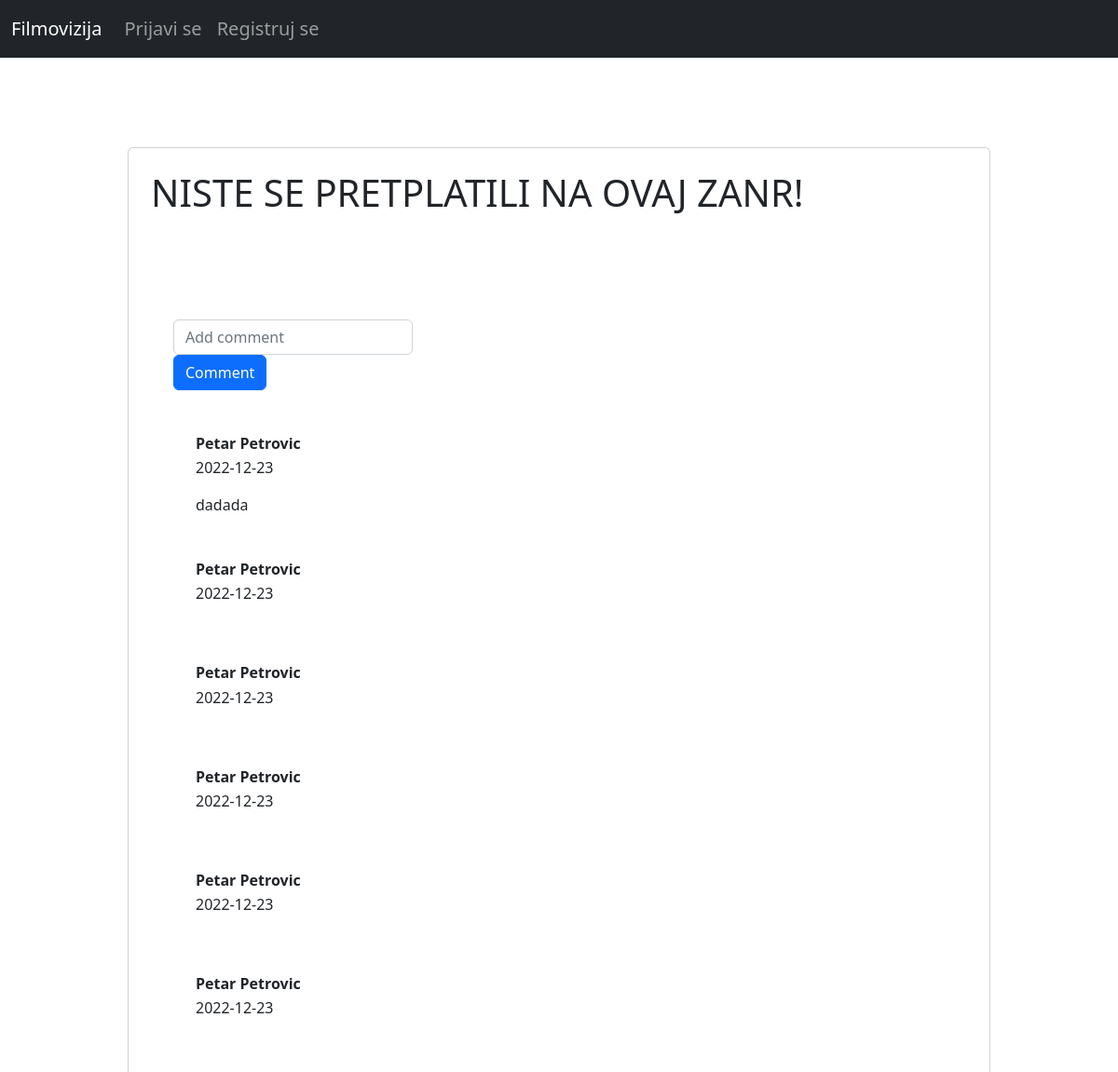
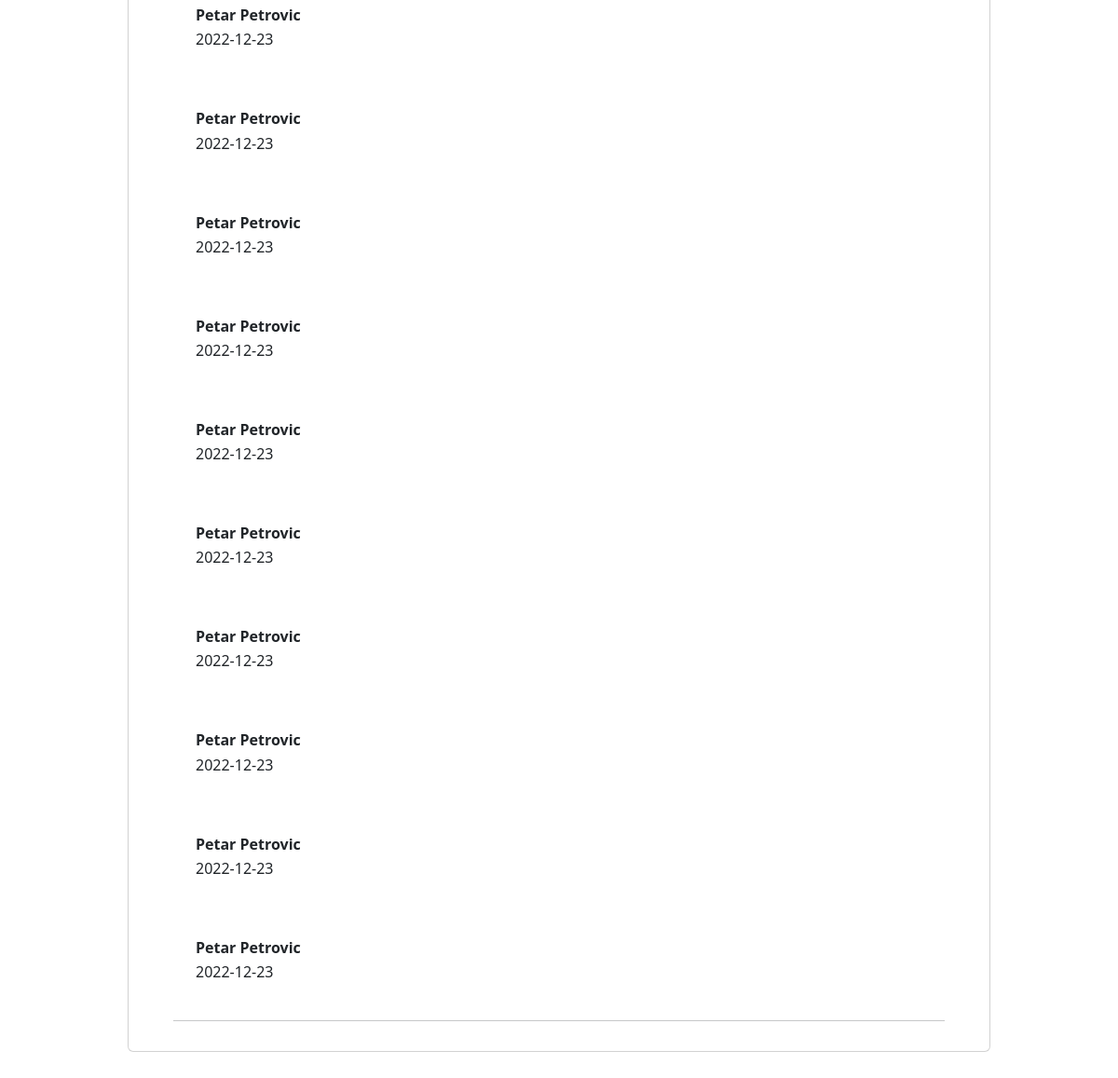
The page /pages/film.php?id=9 on the database its author committed (2 pictures, top to bottom).
### tables this page shows
CREATE TABLE `komentari` (
  `id` int(6) UNSIGNED NOT NULL,
  `email` varchar(50) NOT NULL,
  `ime` varchar(30) NOT NULL,
  `prezime` varchar(30) DEFAULT NULL,
  `datum` date DEFAULT current_timestamp(),
  `id_filma` int(6) DEFAULT NULL,
  `Opis` text NOT NULL
);

### pages/film.php (the view, shortened to what this page needs)
<?php
include '../database/conn.php';
?>
<!DOCTYPE html>
<html lang="en">
<head>
  <link href="https://cdn.jsdelivr.net/npm/bootstrap@5.2.3/dist/css/bootstrap.min.css" rel="stylesheet">
</head>
<body>
<?php
  include '../components/navbar2.php';
?>
<?php
$id=$_GET["id"];
$mail=$_SESSION["korIme"];
$sql = "SELECT * FROM filmovi WHERE id='$id'";
$result = $conn->query($sql);
$row = $result->fetch_assoc();
$vrstica=$row["vrsta"];
$sql_zaPretplate="SELECT * FROM pretplate WHERE email='$mail' AND vrsta='$vrstica' ";
$result_zaPretplate = mysqli_query($conn, $sql_zaPretplate);
$row_zaPretplate = $result_zaPretplate->fetch_assoc();
$sql_zaKom = "SELECT * FROM komentari WHERE id_filma='$id'";
    $result_zaKom = $conn->query($sql_zaKom);
    $row_zaKom = $result_zaKom->fetch_assoc();
?>
<section>
<div class="container my-5 py-5">
  <div class="row d-flex justify-content-center">
    <div class="col-md-12 col-lg-10">
      <div class="card text-dark">
        <div class="card-body p-4">
        <?php
        if($row_zaPretplate["vrsta"]!=null)
        {
          echo '<video width="1000" height="500" controls>
                  <source src="'.$row["putanja"].'" type="video/mp4">
                </video>';
        }
        else
        {
          echo '<html><h1>NISTE SE PRETPLATILI NA OVAJ ZANR!</h1></html>';
        }
        ?>
          <br>
          <br>
          <br>
        <div class="coment-bottom bg-white p-2 px-4">
                  <div class="d-flex flex-row add-comment-section mt-4 mb-4">
                    <form action="../handlers/unosKomentara.php" method="get">
                            <input type="text" name="kom" class="form-control mr-3" placeholder="Add comment">
                            <button class="btn btn-primary" type="submit">Comment</button>
                    </form>
                  </div>
          <?php
          do
          {
            echo '<div class="card-body p-4">
            <div class="d-flex flex-start">
              <div>
                <h6 class="fw-bold mb-1">'.$row_zaKom["ime"]." ".$row_zaKom["prezime"].'</h6>
                <div class="d-flex align-items-center mb-3">
                  <p class="mb-0">'.$row_zaKom["datum"].'</p>
                  <a href="#!" class="link-muted"><i class="fas fa-pencil-alt ms-2"></i></a>
                  <a href="#!" class="text-success"><i class="fas fa-redo-alt ms-2"></i></a>
                  <a href="#!" class="link-danger"><i class="fas fa-heart ms-2"></i></a>
                </div>
                <p class="mb-0">'.$row_zaKom["Opis"].'</p>
              </div>
            </div>
        </div>';
          }
           while ($row_zaKom = mysqli_fetch_assoc($result_zaKom));
          ?>
        <hr class="my-0" style="height: 1px;"/>
      </div>
    </div>
  </div>
</div>
</section>
</body>
</html>

### components/navbar2.php (shortened to what this page needs)
<nav class="navbar navbar-expand-sm navbar-dark bg-dark">
  <div class="container-fluid">
    <a class="navbar-brand" href="../index.php">Filmovizija</a>
    <div class="collapse navbar-collapse" id="mynavbar">
      <ul class="navbar-nav me-auto">
      <?php
      if(isset($_SESSION["s"]))
      {
         if($_SESSION["korIme"]=="lukarvucicevic@gmail.com")
         {
            echo '
            <li class="nav-item">
              <a style="font-size:20px;"class="nav-link" href="../handlers/izlog.php">Izloguj se</a>
            </li>
            <li class="nav-item">
              <a style="font-size:20px;"class="nav-link" href="pretplata.php">Pretplati se</a>
            </li>
            <li class="nav-item">
              <a style="font-size:20px;"class="nav-link" href="unos.php">Unesi film</a>
            </li>';
         }
         else
         {
            echo '
            <li class="nav-item">
              <a style="font-size:20px;"class="nav-link" href="../handlers/izlog.php">Izloguj se</a>
            </li>
            <li class="nav-item">
              <a style="font-size:20px;"class="nav-link" href="pretplata.php">Pretplati se</a>
            </li>';
         }
      }
      else
      {
        echo '
        <li class="nav-item">
          <a style="font-size:20px;"class="nav-link" href="logovanje.php">Prijavi se</a>
        </li>
        <li class="nav-item">
          <a style="font-size:20px;"class="nav-link" href="registracija.php">Registruj se</a>
        </li>';
      }
      ?>
      </ul>
    </div>
  </div>
</nav>

### rows shown on the page
komentari: ime "Petar", prezime "Petrovic", datum "2022-12-23", Opis "dadada"
komentari: ime "Petar", prezime "Petrovic", datum "2022-12-23"
komentari: ime "Petar", prezime "Petrovic", datum "2022-12-23"
komentari: ime "Petar", prezime "Petrovic", datum "2022-12-23"
komentari: ime "Petar", prezime "Petrovic", datum "2022-12-23"
komentari: ime "Petar", prezime "Petrovic", datum "2022-12-23"
komentari: ime "Petar", prezime "Petrovic", datum "2022-12-23"
komentari: ime "Petar", prezime "Petrovic", datum "2022-12-23"
komentari: ime "Petar", prezime "Petrovic", datum "2022-12-23"
komentari: ime "Petar", prezime "Petrovic", datum "2022-12-23"
komentari: ime "Petar", prezime "Petrovic", datum "2022-12-23"
komentari: ime "Petar", prezime "Petrovic", datum "2022-12-23"
komentari: ime "Petar", prezime "Petrovic", datum "2022-12-23"
komentari: ime "Petar", prezime "Petrovic", datum "2022-12-23"
komentari: ime "Petar", prezime "Petrovic", datum "2022-12-23"
komentari: ime "Petar", prezime "Petrovic", datum "2022-12-23"
